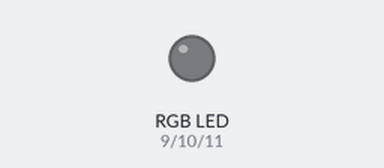
Bench run of a sketch on a simulated Arduino Uno, built with avr-gcc and run on an emulated ATmega328P. Parts: an RGB LED mixed from three pins (HIGH = lit). Dim RGB values are drawn brighter than linear; random numbers use the default seed unless the sketch sets one.

Above: at 0.05 s.
At 3.26 s:
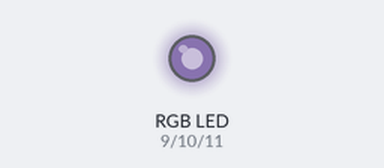
At 6.57 s:
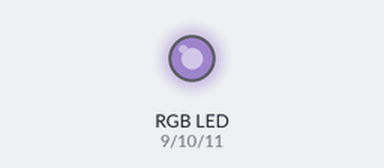
At 13.04 s:
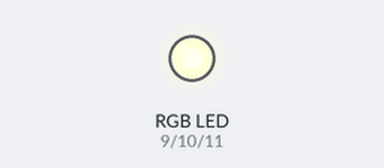
At 23.57 s:
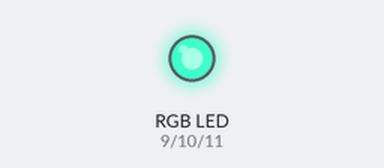
At 39.0 s:
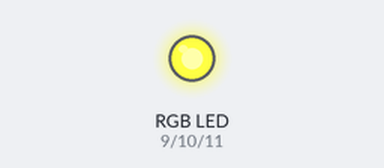
Timing chart, 0 to 40.0 s (numbered marks = the images above):
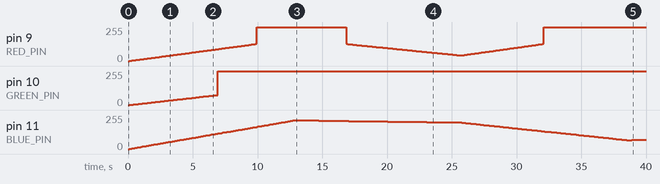

Measured:
- by itself, pin 10 (GREEN_PIN): moves from 0/255 to 255/255 over 6.8 s
- by itself, pin 9 (RED_PIN): 0/255 → 1/255 at 0.10 s, → 3/255 0.10 s later, → 4/255 0.10 s later, → 5/255 0.10 s later, … (250 changes in this stretch)
- by itself, pin 11 (BLUE_PIN): 0/255 → 2/255 at 0.10 s, → 3/255 0.10 s later, → 5/255 0.10 s later, → 7/255 0.10 s later, … (274 changes in this stretch)

The sketch:

arduinoledstrip.ino
```cpp
const int RED_PIN = 9;
const int GREEN_PIN = 10;
const int BLUE_PIN = 11;

int BLACK[] = {0, 0, 0};
const int RED[]   = {255, 0, 0};
const int GREEN[] = {0, 255, 0};
const int BLUE[]  = {0, 0, 255};
const int WHITE[] = {255, 255, 255};

const int MAX_BRIGHTNESS = 255;
int *curColor;

void printColor(String info, int r, int g, int b) {
  int color[] = {r, g, b};
  printColorInt(info, color);
}

void printColor(String info, double r, double g, double b) {
  double color[] = {r, g, b};
  printColorDouble(info, color);
}

void printColor(String info, int color[3]) {
  int doubleColor[] = {color[0], color[1], color[2]};
  printColorInt(info, doubleColor);
}

void printColor(String info, double color[3]) {
  double doubleColor[] = {color[0], color[1], color[2]};
  printColorDouble(info, doubleColor);
}

void printColorInt(String info, int color[3]) {
  Serial.print(info);
  Serial.print(": ");
  Serial.print(color[0]);
  Serial.print('/');
  Serial.print(color[1]);
  Serial.print('/');
  Serial.println(color[2]);
}

void printColorDouble(String info, double color[3]) {
  Serial.print(info);
  Serial.print(": ");
  Serial.print(color[0]);
  Serial.print('/');
  Serial.print(color[1]);
  Serial.print('/');
  Serial.println(color[2]);
}

void setup() {
  // Serial.begin(9600);
  //Declaring LED pins as output
  pinMode(RED_PIN, OUTPUT);
  pinMode(GREEN_PIN, OUTPUT);
  pinMode(BLUE_PIN, OUTPUT);
  curColor = BLACK;
}

int decimalLinearInterpolation(int oldValue, int oldMax, int newMax) {
  return round(oldValue * newMax  / oldMax);
}

int reCalculate(int value, int newMax) {
  const int dimmed = decimalLinearInterpolation(value, 255, MAX_BRIGHTNESS);
  return decimalLinearInterpolation(dimmed, MAX_BRIGHTNESS, newMax);
}

void setColor(int color[3]) {
  analogWrite(RED_PIN, reCalculate(color[0], 255));
  analogWrite(GREEN_PIN, reCalculate(color[1], 150));
  analogWrite(BLUE_PIN, reCalculate(color[2], 255));
}

void fadeFromColorToColor(int from[3], int to[3], int steps, int timeDelay) {
  const int deltaR = to[0] - from[0];
  const int deltaG = to[1] - from[1];
  const int deltaB = to[2] - from[2];
  const double deltaRStep = (double) deltaR / (double) steps;
  const double deltaGStep = (double) deltaG / (double) steps;
  const double deltaBStep = (double) deltaB / (double) steps;
  double curR = (double) from[0];
  double curG = (double) from[1];
  double curB = (double) from[2];

  for(int i=0; i<steps; i++) {
    int colorToSet[3];
    colorToSet[0] = round(curR);
    colorToSet[1] = round(curG);
    colorToSet[2] = round(curB);

    // printColor("color change", colorToSet);
    setColor(colorToSet);

    curR += deltaRStep;
    curG += deltaGStep;
    curB += deltaBStep;

    delay(timeDelay);
  }
}

void copyColor(int color[3], int *destColor) {
  for(int i=0; i<3; i++) {
    destColor[i] = color[i];
  }
}

int ranVal() { return (int) random(0,256); }

void loop() {
  int toColor[] = {ranVal(), ranVal(), ranVal()};
  // printColor("new color", toColor);
  fadeFromColorToColor(curColor, toColor, 128, 100);
  copyColor(toColor, curColor);
}
```
